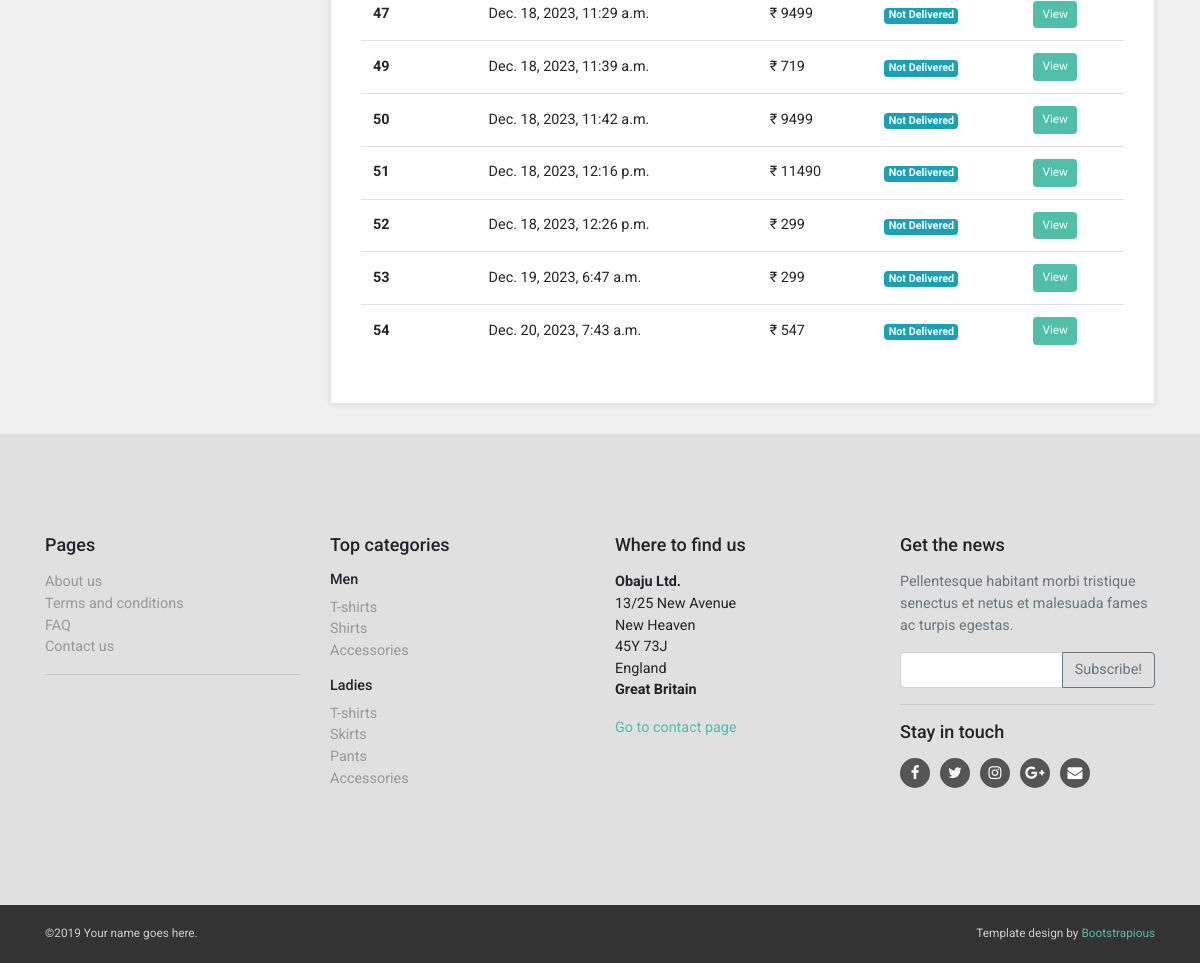
Page /orders/akash122 (signed in, lower part) on the earlier database version.
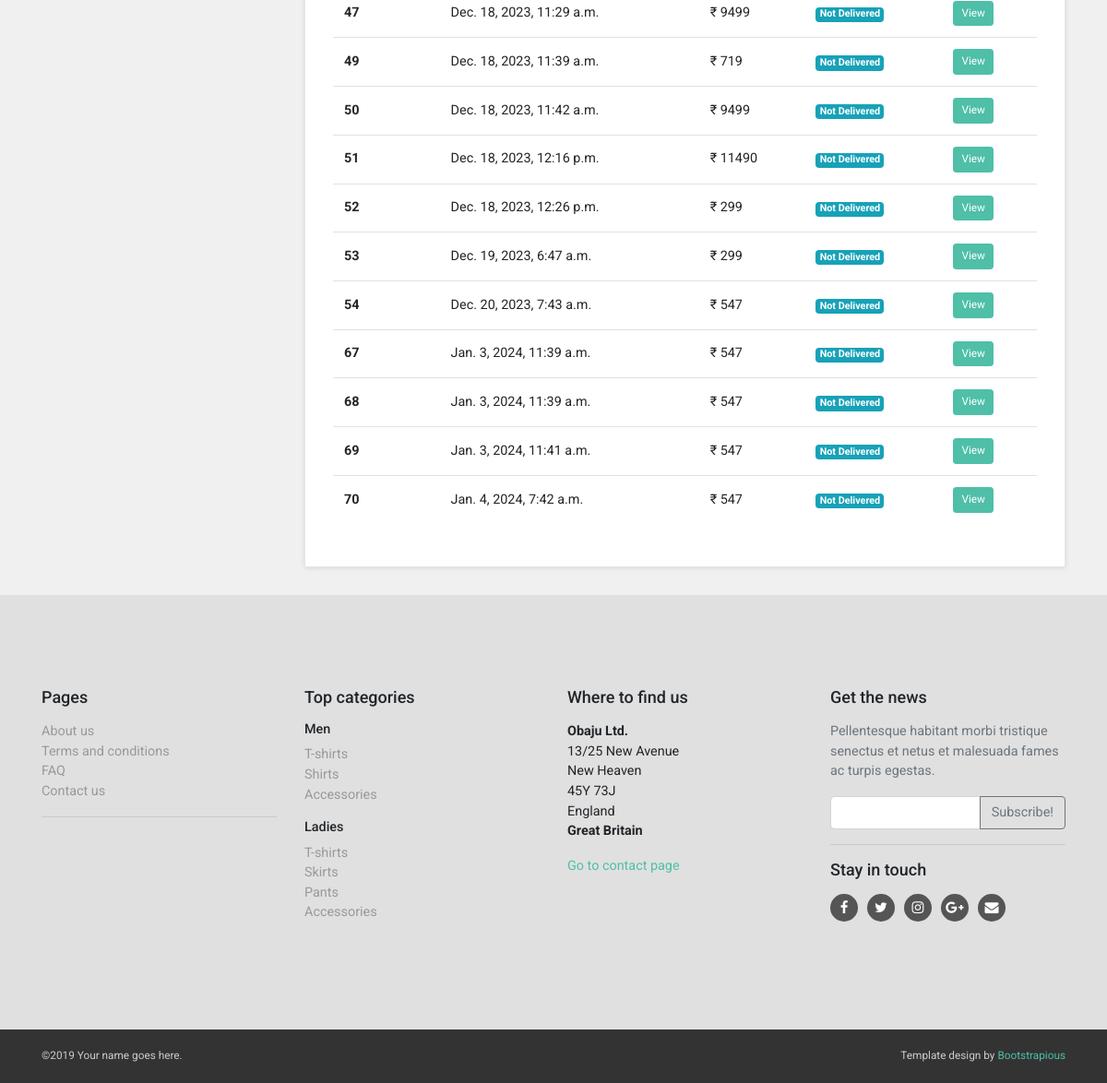
Same page on the later database version.
### orders/models.py (models this page shows, shortened)
class Order(models.Model):
    user = models.ForeignKey(User, on_delete=models.CASCADE)
    delivery_address = models.ForeignKey(Address, on_delete=models.SET_NULL, null=True)
    order_date = models.DateTimeField(auto_now_add=True)
    total_bill = models.IntegerField(blank=True, null=True)
    transaction_id = models.CharField(max_length=100, blank=True)
    payment_method = models.CharField(max_length=20, choices=payment_choices)
    is_delivered = models.BooleanField(default=False)
    is_confirmed = models.BooleanField(default=False)

### orders/views.py (the view)
# urls.py: path('orders/<str:id>', views.order),
@login_required(login_url='/register')
def order(request, id):
    price = {}
    data = Order.objects.filter(user=request.user)
    for x in data:
        sum = 0
        items = OrderItems.objects.filter(order=x)
        for y in items:
            sum += y.product.price * y.quantity
        price[x.id] = sum
    context = {
        'data' : data,
        'price' : price,
        'category' : ProductCategory.objects.all()
    }
    return render(request, 'order_template/customer-orders.html', context)

### account/models.py (called while the page is built)
    def __str__(self) -> str:
        return self.username

### templates/order_template/customer-orders.html (shortened to what this page needs)
{% extends '../base.html' %}
{% load static %}
{% block content %}
<div id="all">
  <div id="content">
    <div class="container">
      <div class="row">
        <div class="col-lg-3">
        </div>
        <div id="customer-orders" class="col-lg-9">
          <div class="box">
            <div class="table-responsive">
              <table class="table table-hover">
                <tbody>
                  {% for item in data %}
                  <tr>
                    <th>{{item.id}}</th>
                    <td>{{item.order_date}}</td>
                    <td>&#8377; {{ item.total_bill }}</td>
                    <td><span class="badge badge-info">{% if order.is_delivered == True %} Delivered {% else %} Not Delivered {% endif %}</span></td>
                    <td><a href="/order-details/{{user}}/{{item.id}}" class="btn btn-primary btn-sm">View</a></td>
                  </tr>
                  {% endfor %}
                </tbody>
              </table>
            </div>
          </div>
        </div>
      </div>
    </div>
  </div>
</div>
{% endblock %}

Differences in the rows shown:
added Order: id "67", order_date "Jan. 3, 2024, 11:39 a.m.", total_bill "547"
added Order: id "68", order_date "Jan. 3, 2024, 11:39 a.m.", total_bill "547"
added Order: id "69", order_date "Jan. 3, 2024, 11:41 a.m.", total_bill "547"
added Order: id "70", order_date "Jan. 4, 2024, 7:42 a.m.", total_bill "547"
